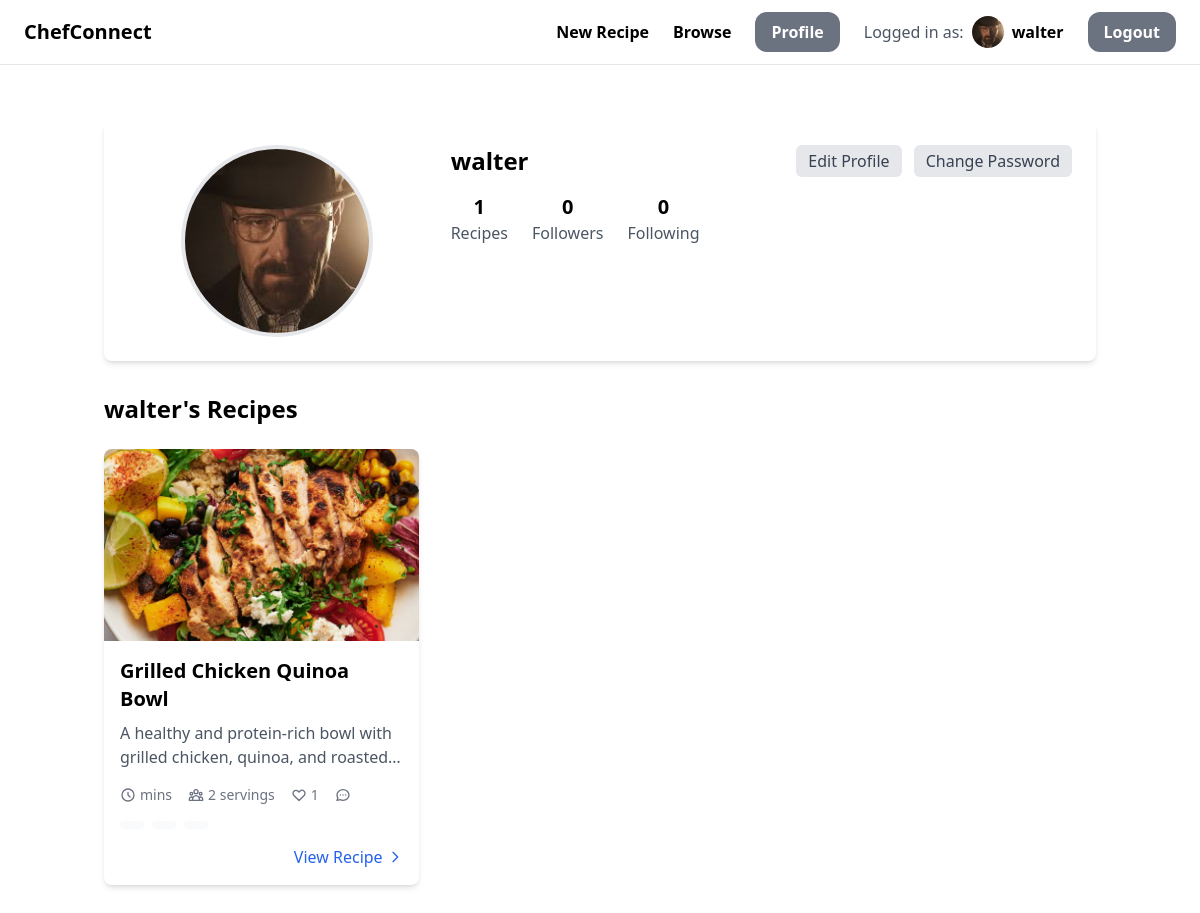
/users/profile/ (signed in), run on an earlier commit of the app's database.
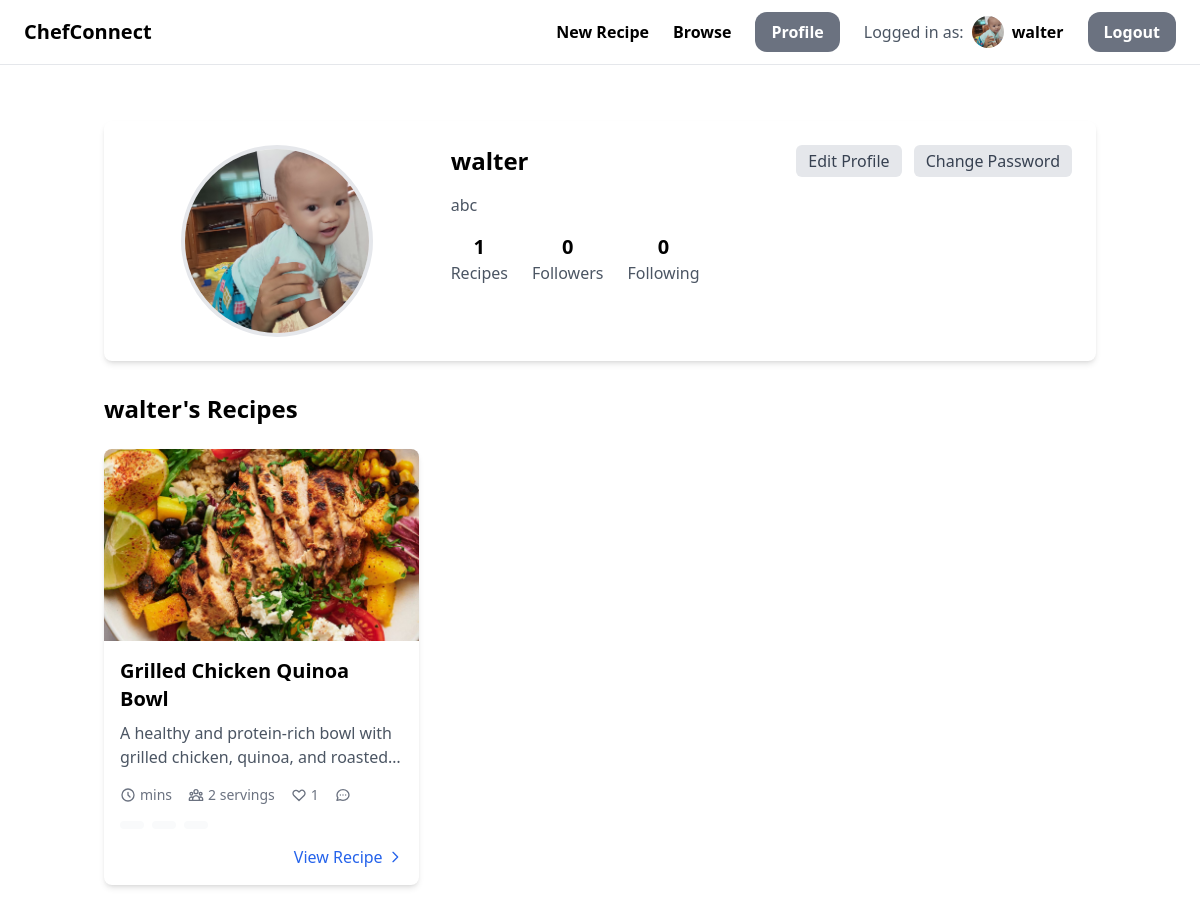
And on a later commit of the database.
### users/models.py (models this page shows, shortened)
class CustomUser(AbstractUser):
    profile_picture = models.ImageField(upload_to="profile_pictures", blank=True, null=True)  # media/profile_pictures
    description = models.TextField(blank=True, null=True)

### users/views.py (the view)
# urls.py: path('profile/', profile, name="profile"),
@login_required
def profile(request):
    profile_user = CustomUser.objects.get(pk=request.user.id)  # request.user
    recipes = profile_user.created_recipes.all()
    return render(request, 'users/profile.html',
                  {"profile_user": profile_user, "recipes": recipes, "recipe_count": len(recipes),
                   "follower_count": profile_user.followers.count(),
                   "following_count": profile_user.followings.count()})

### users/templates/users/profile.html (shortened to what the changed rows need)
{% extends 'base.html' %}
{% load static %}
{% block content %}
    <div class="container mx-auto px-4 py-8">
        <div class="bg-white rounded-lg shadow-md p-6 mb-8">
            <div class="grid md:grid-cols-3 gap-6">
                <div class="flex justify-center">
                    {% if profile_user.profile_picture %}
                        <img src="{{ profile_user.profile_picture.url }}"
                             alt="{{ profile_user.username }}"
                             class="w-48 h-48 rounded-full object-cover border-4 border-gray-200">
                    {% endif %}
                </div>
                <div class="md:col-span-2">
                    <div class="flex justify-between items-start mb-4">
                        <div>
                            <h1 class="text-2xl font-bold">{{ profile_user.username }}</h1>
                        </div>
                        <div class="space-x-2">
                        </div>
                    </div>
                    {% if profile_user.description %}
                        <p class="text-gray-600 mb-4">{{ profile_user.description }}</p>
                    {% endif %}
                    <div class="flex space-x-6">
                        <div class="text-center">
                        </div>
                        <div class="text-center">
                        </div>
                        <div class="text-center">
                        </div>
                    </div>
                </div>
            </div>
        </div>
        <h2 class="text-2xl font-bold mb-6">{{ profile_user.username }}'s Recipes</h2>
        <div class="grid grid-cols-1 md:grid-cols-2 lg:grid-cols-3 gap-6">
            {% for recipe in recipes %}
                <div class="bg-white rounded-lg shadow-md overflow-hidden hover:shadow-lg transition-shadow duration-300">
                    <div class="p-4">
                        <h2 class="text-xl font-semibold mb-2">{{ recipe.title }}</h2>
                    </div>
                </div>
            {% empty %}
                <div class="col-span-full text-center py-12">
                    <h3 class="text-xl text-gray-600">No recipes yet</h3>
                    <p class="mt-2 text-gray-500">This user hasn't shared any recipes</p>
                </div>
            {% endfor %}
        </div>
    </div>
{% endblock %}

### chefconnect/templates/base.html (shortened to what this page needs)
{% load static %}
<!doctype html>
<html>
<head>
    <script src="https://cdn.tailwindcss.com"></script>
</head>
<body>
<nav class="py-3 px-6 flex justify-between items-center border-b border-gray-200">
    <a href="/" class="text-xl font-semibold">ChefConnect</a>
    <div class="space-x-6 flex items-center">
        <a href="{% url 'recipe:add_recipe' %}" class="text-base font-semibold hover:text-gray-500">New Recipe</a>
        <a href="" class="text-base font-semibold hover:text-gray-500">Browse</a>
        {% if request.user.is_authenticated %}
            <a href="{% url 'users:profile' %}"
               class="px-4 py-2 text-base font-semibold bg-gray-500 text-white rounded-xl hover:bg-gray-700">Profile</a>
            <div class="flex items-center space-x-2">
                <span class="text-gray-600">Logged in as:</span>
                <div class="flex items-center">
                    {% if request.user.profile_picture %}
                        <img src="{{ request.user.profile_picture.url }}" alt="Profile"
                             class="w-8 h-8 rounded-full object-cover">
                    {% else %}
                        <div class="w-8 h-8 rounded-full bg-gray-300 flex items-center justify-center">
                            <span class="text-gray-600">{{ request.user.username|first|upper }}</span>
                        </div>
                    {% endif %}
                    <span class="ml-2 font-semibold">{{ request.user.username }}</span>
                </div>
            </div>
            <a href="{% url 'users:logout' %}"
               class="px-4 py-2 text-base font-semibold bg-gray-500 text-white rounded-xl hover:bg-gray-700">Logout</a>
        {% else %}
            <a href="{% url 'users:register' %}"
               class="px-4 py-2 text-base font-semibold bg-teal-500 text-white rounded-xl hover:bg-teal-700">Sign up</a>
            <a href="{% url 'users:login' %}"
               class="px-4 py-2 text-base font-semibold bg-gray-500 text-white rounded-xl hover:bg-gray-700">Log in</a>
        {% endif %}
    </div>
</nav>
<div class="px-6 py-6">
    {% block content %}
    {% endblock %}
</div>
</body>
</html>

What changed in the data, as far as the page shows it:
changed CustomUser "walter": user.profile_picture: a different picture; profile_picture: a different picture; description (not shown) → "abc"
